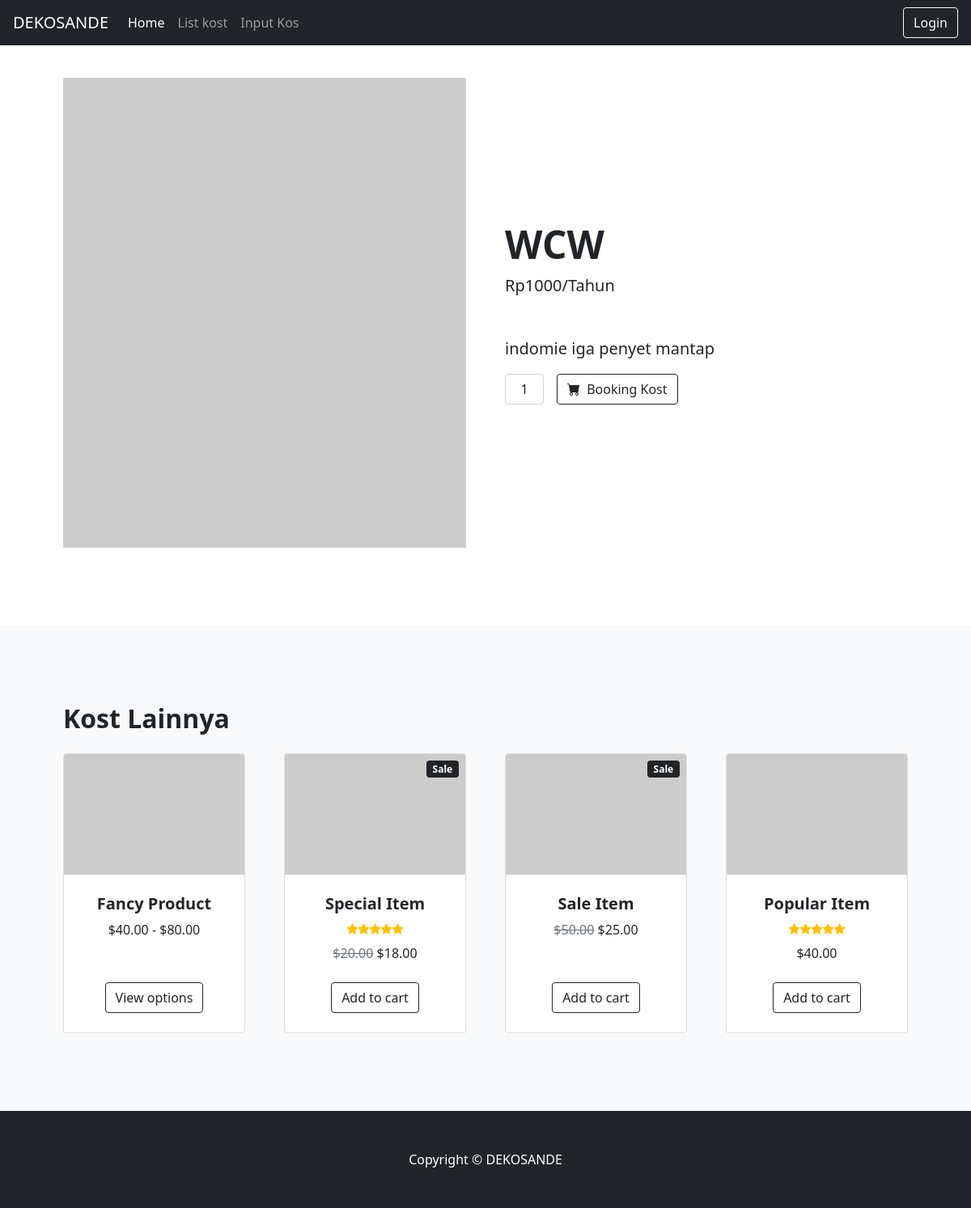
Before: /index.php/KostController/data_kost_id/1 with the older database file.
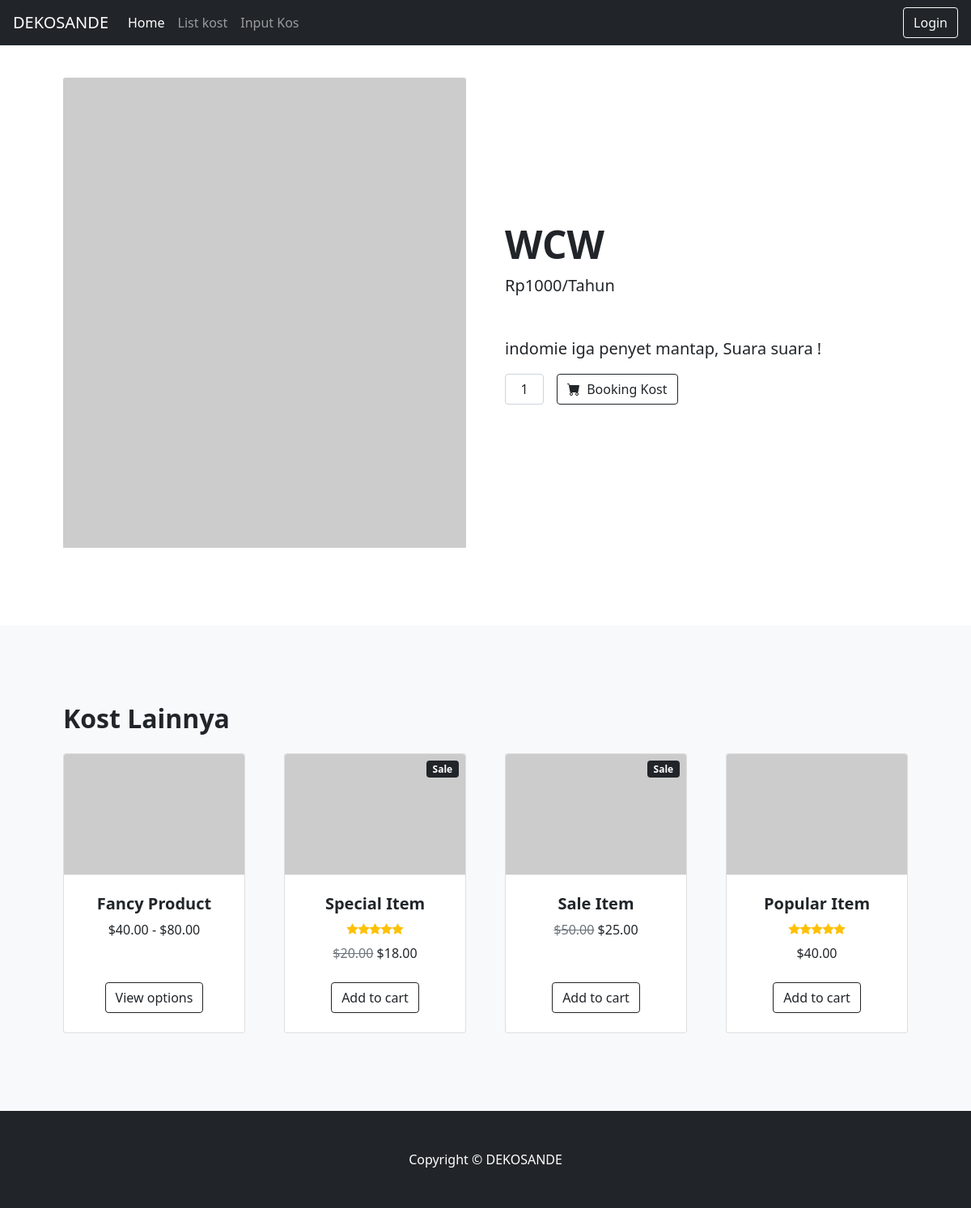
After: the same page with the newer database file.
### tables this page shows
CREATE TABLE `kos` (
  `idKos` int(11) NOT NULL,
  `namaKos` varchar(30) NOT NULL,
  `jenisKos` tinyint(1) NOT NULL,
  `hargaKos` int(8) NOT NULL,
  `alamatKos` varchar(100) NOT NULL,
  `deskripsi` text NOT NULL,
  `NIK` varchar(16) NOT NULL
);

### application/controllers/KostController.php (called while the page is built, shortened)
<?php
class KostController extends CI_Controller {
    public function __construct()
    {
        $this->load->helper('form');
        $this->load->model('KostModel');
    }
    public function data_kost_id($idKos)
    {
        $data['main_view'] = 'KosView';
        $data['user'] = $this->KostModel->getKostbyId($idKos);
        $this->load->view('PageView', $data);
    }
}

### index.php (called while the page is built, shortened)
<?php
require_once BASEPATH.'core/CodeIgniter.php';

### application/models/KostModel.php (called while the page is built, shortened)
<?php
class KostModel extends CI_Model {
    public function getKostbyId($idKos)
    {
        $query = $this->db->query("SELECT * FROM kos WHERE idKos= '$idKos' ");
        return $query->row();
    }
}

### application/views/KosView.php (the view, shortened to what the changed rows need)
<div>
    <section class="py-5">
        <div class="container px-4 px-lg-5 my-5">
            <div class="row gx-4 gx-lg-5 align-items-center">
                <div class="col-md-6">
                    <h1 class="display-5 fw-bolder"><?= $user->namaKos ?></h1>
                    <div class="fs-5 mb-5">
                        <span>Rp<?= $user->hargaKos ?>/Tahun</span>
                    </div>
                    <p class="lead"><?= $user->deskripsi?></p>
                    <div class="d-flex">
                        <input class="form-control text-center me-3" id="inputQuantity" type="num" value="1" style="max-width: 3rem" />
                        <button class="btn btn-outline-dark flex-shrink-0" type="button" onclick="document.location.href='<?= site_url('BookingController/input_booking/'.$user->idKos) ?>'">
                        </button>
                    </div>
                </div>
            </div>
        </div>
    </section>
    <section class="py-5 bg-light">
        <div class="container px-4 px-lg-5 mt-5">
            <h2 class="fw-bolder mb-4">Kost Lainnya</h2>
        </div>
    </section>
</div>

Changed rows visible on the page:
changed kos "WCW": deskripsi "indomie iga penyet mantap" → "indomie iga penyet mantap, Suara suara !"
